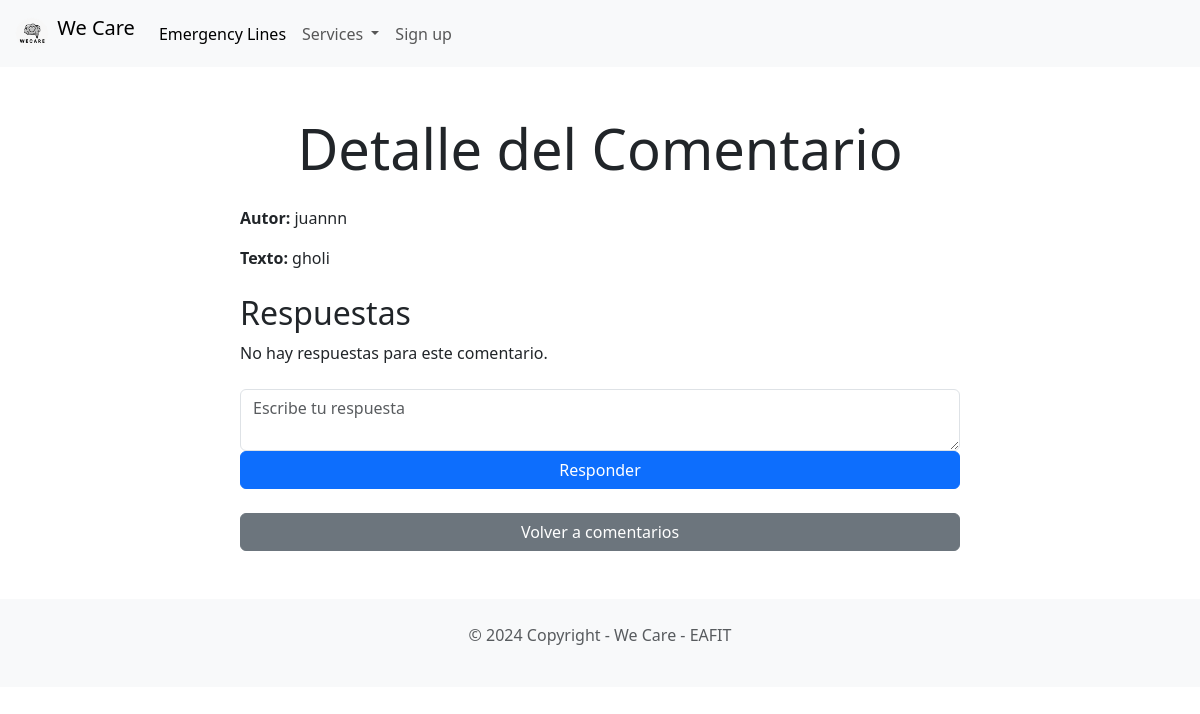
The app's page /comentario/7/, older data.
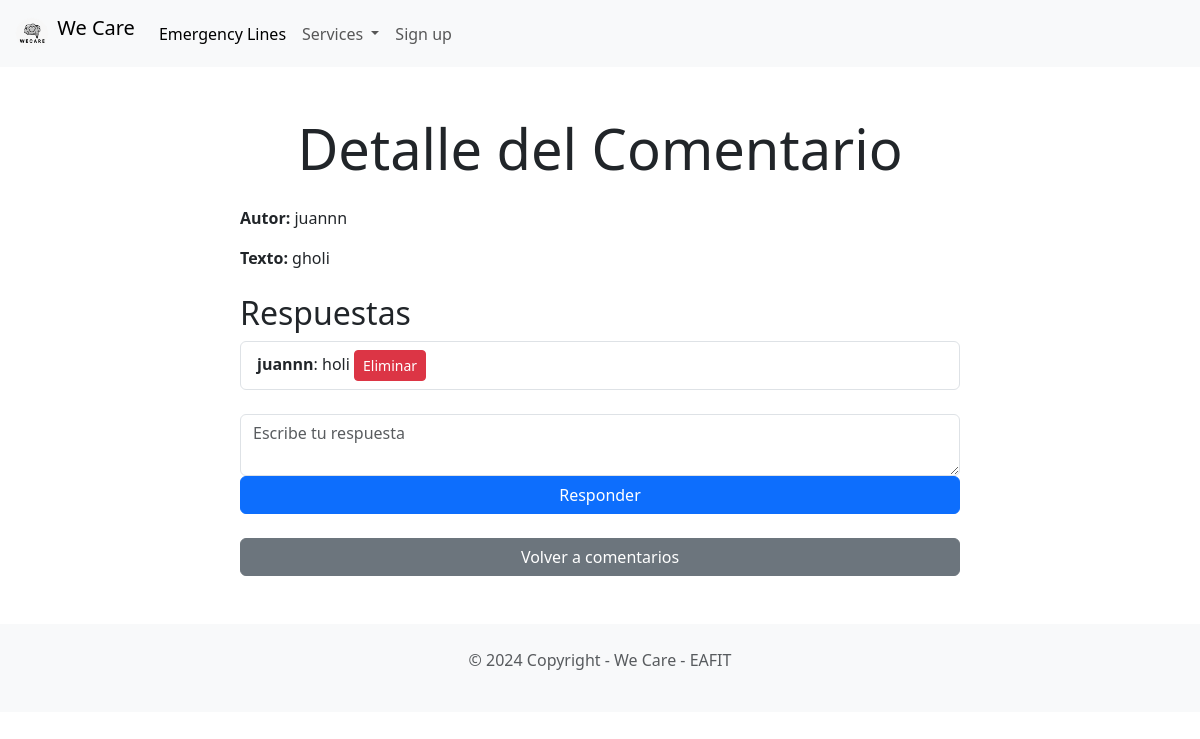
The same page, newer data.
### Forum/models.py (models this page shows, shortened)
class Respuesta(models.Model):
    comentario = models.ForeignKey(Comentario, on_delete=models.CASCADE, related_name='respuestas')
    autor = models.ForeignKey(User, on_delete=models.CASCADE)
    texto = models.TextField()
    fecha_creacion = models.DateTimeField(auto_now_add=True)

### Forum/views.py (the view)
# urls.py: path('comentario/<int:id>/', Forum_views.detalle_comentario, name='detalle-comentario'),  # Detalles de un comentario
def detalle_comentario(request, id):
    try:
        comentario = Comentario.objects.get(id=id)
        respuestas = Respuesta.objects.filter(comentario_id=id)
        return render(request, 'Forum/detalle_comentarios.html', {'comentario': comentario, 'respuestas': respuestas})
    except Comentario.DoesNotExist:
        return render(request, 'Forum/comentarios.html', {'mensaje': 'El comentario no existe'})

### appointment/views.py (called while the page is built)
def get_future_reminders(request):
    future_reminder_count = Reminder.objects.filter(reminder_date__gte=timezone.now()).count()
    return {'future_reminder_count': future_reminder_count}

### Forum/templates/Forum/detalle_comentarios.html (shortened to what this page needs)
{% extends "base.html" %}
{% block content %}
    <div class="container my-5">
        <div class="text-center">
            <h1 class="display-4">Detalle del Comentario</h1>
        </div>
        <div class="row justify-content-center mt-4">
            <div class="col-lg-8">
                <p><strong>Autor:</strong> {{ comentario.autor.username }}</p>
                <p><strong>Texto:</strong> {{ comentario.texto }}</p>
                <h2 class="mt-4">Respuestas</h2>
                {% if respuestas %}
                    <ul class="list-group">
                        {% for respuesta in respuestas %}
                            <li class="list-group-item">
                                <strong>{{ respuesta.autor.username }}</strong>: {{ respuesta.texto }}
                                <a href="{% url 'eliminar-respuesta' respuesta.id %}" class="btn btn-danger btn-sm float-right">Eliminar</a>
                            </li>
                        {% endfor %}
                    </ul>
                {% else %}
                    <p>No hay respuestas para este comentario.</p>
                {% endif %}
                <form action="{% url 'crear-respuesta' comentario.id %}" method="post" class="mt-4">
                    <div class="form-group">
                        <textarea name="texto" class="form-control" rows="2" placeholder="Escribe tu respuesta"></textarea>
                    </div>
                    <button type="submit" class="btn btn-primary w-100">Responder</button>
                </form>
                <a href="{% url 'comentarios' %}" class="btn btn-secondary w-100 mt-2">Volver a comentarios</a>
            </div>
        </div>
    </div>
{% endblock content %}

Row changes from the older to the newer data that the page shows:
added Respuesta: autor.username "juannn", texto "holi"
Text that changed along with them:
text no longer shown: "No hay respuestas para este comentario."
